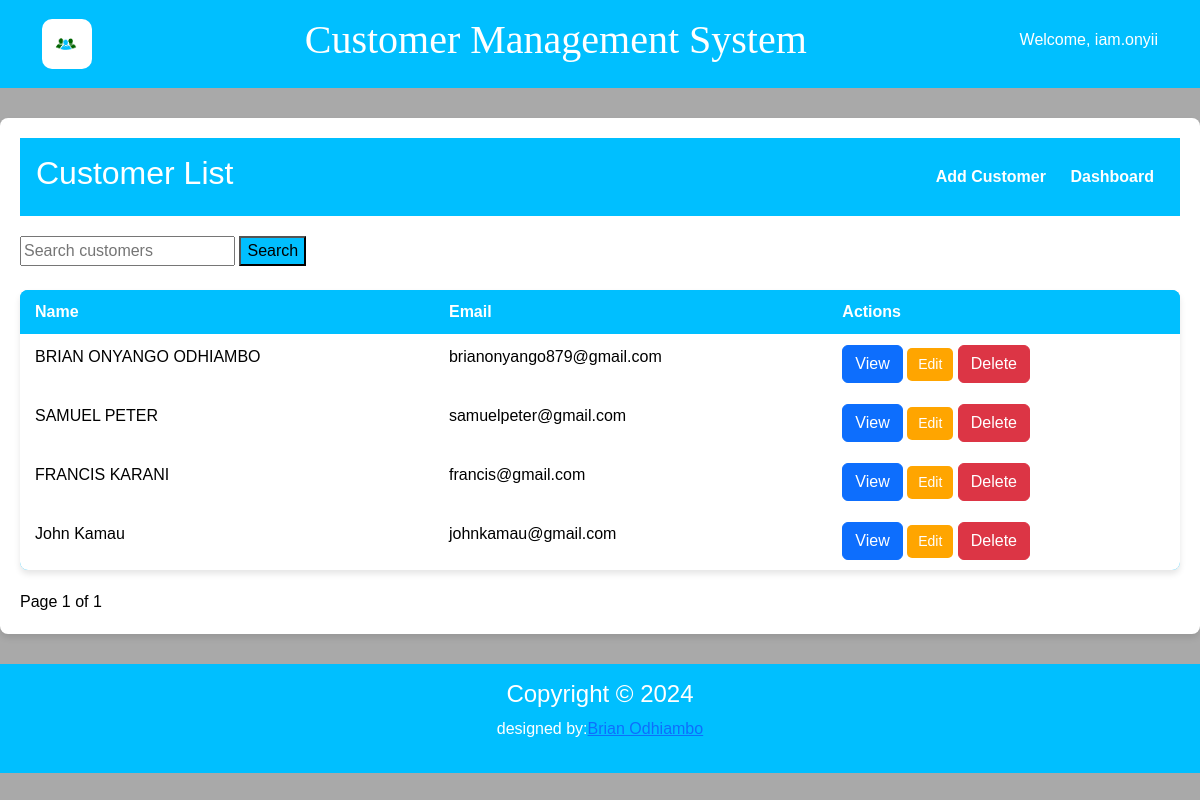
/customer_list/ (signed in), run on an earlier commit of the app's database.
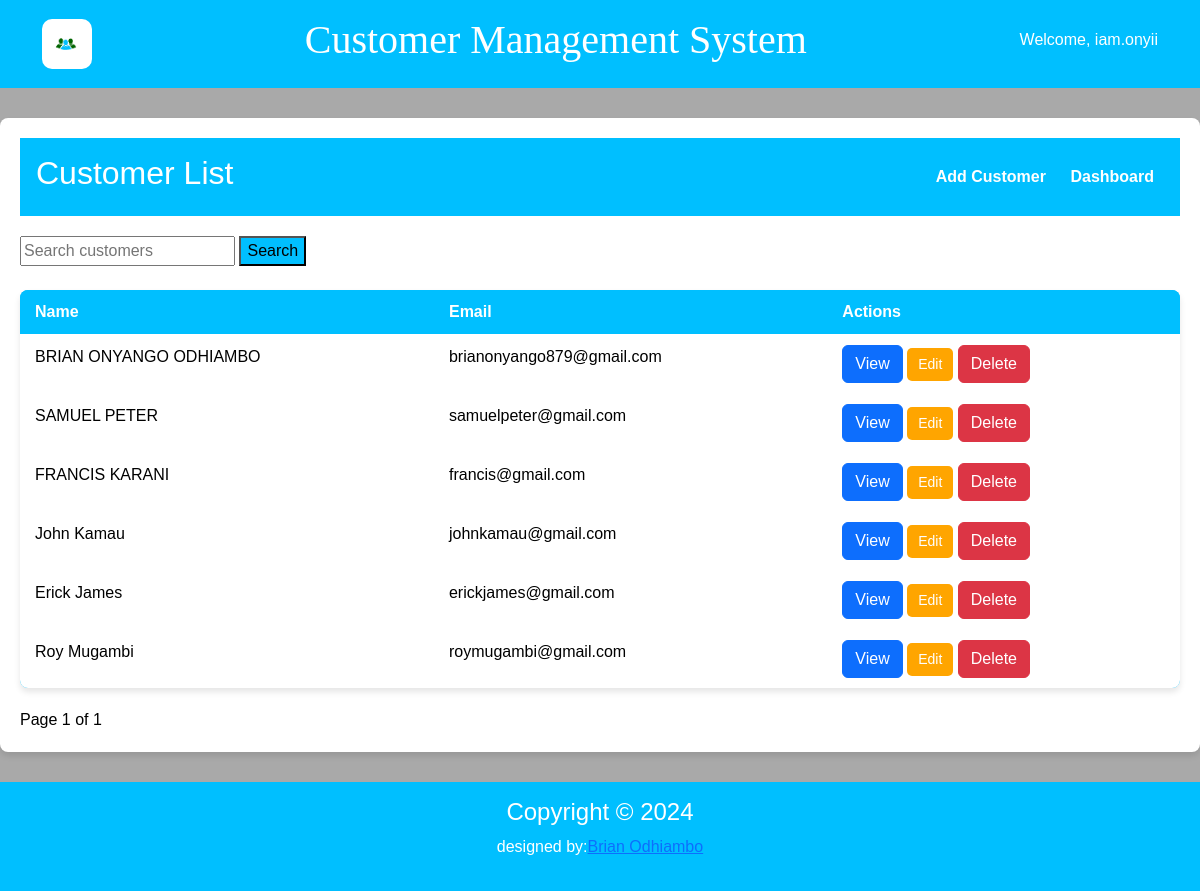
And on a later commit of the database.
### customer/models.py (models this page shows, shortened)
class Customer(models.Model):
    name = models.CharField(max_length=250)
    email = models.EmailField(unique=True)
    phone = models.CharField(max_length=15)
    address = models.TextField(max_length=100)
    created_at = models.DateTimeField(auto_now_add=True)

### customer/views.py (the view)
# urls.py: path('customer_list/',views.customer_list,name='customer_list'),
@login_required(login_url='login')
def customer_list(request):
    query = request.GET.get('q')
    customers = Customer.objects.all()
    if query:
        customers = customers.filter(
            Q(name__icontains=query) |  # Search by name (case-insensitive)
            Q(email__icontains=query) |  # Search by email
            Q(phone__icontains=query)  # Search by phone number
        )
    paginator = Paginator(customers, 10)
    page = request.GET.get('page')  # Get the current page number from the request
    try:
        customers = paginator.page(page)
    except PageNotAnInteger:
        customers = paginator.page(1)
    except EmptyPage:
        customers = paginator.page(paginator.num_pages)
    return render(request, 'customer/customer_list.html', {'customers' : customers})

### customer/templates/customer/customer_list.html (shortened to what this page needs)
{% extends 'customer/base.html' %}
{% block content %}
<div class="dashboard-container">
    <header class="dashboard-header">
        <h2>Customer List</h2>
        <nav>
            <a href="{% url 'customer_add' %}">Add Customer</a>
            <a href="{% url 'dashboard' %}">Dashboard</a>
        </nav>
    </header>
    <form method="get" action="{% url 'customer_list' %}" class="search-form">
        <input type="text" name="q" placeholder="Search customers" value="{{ query }}" class="search-input">
        <button type="submit" class="search-button" style="background-color: deepskyblue">Search</button>
    </form>
    <br>
    <table class="table">
        <thead>
        <tr>
            <th>Name</th>
            <th>Email</th>
            <th>Actions</th>
        </tr>
        </thead>
        <tbody>
        {% for customer in customers %}
        <tr>
            <td>{{ customer.name }}</td>
            <td>{{ customer.email }}</td>
            <td>
                <a class="btn btn-primary" href="{% url 'customer_detail' customer.id %}">View</a>
                <a class="btn update-btn" href="{% url 'customer_edit' customer.id %}">Edit</a>
                <a class="btn btn-danger" href="{% url 'customer_delete' customer.id %}">Delete</a>
            </td>
        </tr>
        {% empty %}
        <tr>
            <td colspan="3">No customers found.</td>
        </tr>
        {% endfor %}
        </tbody>
    </table>
<div class="pagination">
    <span class="step-links">
        <span class="current">
            Page {{ customers.number }} of {{ customers.paginator.num_pages }}
        </span>
    </span>
</div>
    {% endblock %}

What changed in the data, as far as the page shows it:
added Customer: name "Erick James", email "erickjames@gmail.com"
added Customer: name "Roy Mugambi", email "roymugambi@gmail.com"
